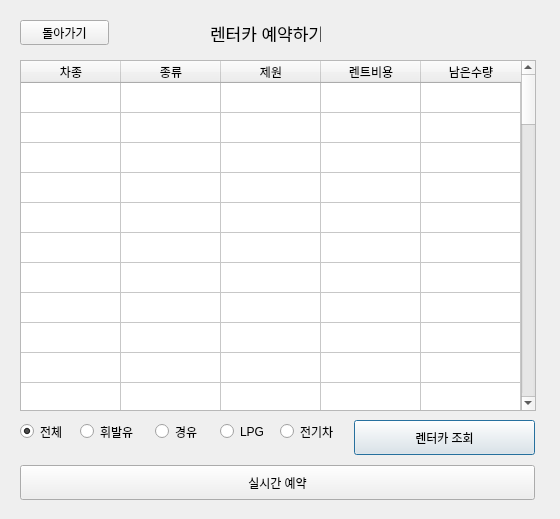
<?xml version="1.0" encoding="UTF-8"?>
<ui version="4.0">
 <class>rentacar</class>
 <widget class="QDialog" name="rentacar">
  <property name="geometry">
   <rect>
    <x>0</x>
    <y>0</y>
    <width>560</width>
    <height>519</height>
   </rect>
  </property>
  <property name="windowTitle">
   <string>둘이옵서예 렌터카 예약</string>
  </property>
  <widget class="QTableWidget" name="carlist">
   <property name="geometry">
    <rect>
     <x>20</x>
     <y>60</y>
     <width>516</width>
     <height>351</height>
    </rect>
   </property>
   <property name="rowCount">
    <number>65</number>
   </property>
   <attribute name="verticalHeaderVisible">
    <bool>false</bool>
   </attribute>
   <row/>
   <row/>
   <row/>
   <row/>
   <row/>
   <row/>
   <row/>
   <row/>
   <row/>
   <row/>
   <row/>
   <row/>
   <row/>
   <row/>
   <row/>
   <row/>
   <row/>
   <row/>
   <row/>
   <row/>
   <row/>
   <row/>
   <row/>
   <row/>
   <row/>
   <row/>
   <row/>
   <row/>
   <row/>
   <row/>
   <row/>
   <row/>
   <row/>
   <row/>
   <row/>
   <row/>
   <row/>
   <row/>
   <row/>
   <row/>
   <row/>
   <row/>
   <row/>
   <row/>
   <row/>
   <row/>
   <row/>
   <row/>
   <row/>
   <row/>
   <row/>
   <row/>
   <row/>
   <row/>
   <row/>
   <row/>
   <row/>
   <row/>
   <row/>
   <row/>
   <row/>
   <row/>
   <row/>
   <row/>
   <row/>
   <column>
    <property name="text">
     <string>차종</string>
    </property>
   </column>
   <column>
    <property name="text">
     <string>종류</string>
    </property>
   </column>
   <column>
    <property name="text">
     <string>제원</string>
    </property>
   </column>
   <column>
    <property name="text">
     <string>렌트비용</string>
    </property>
   </column>
   <column>
    <property name="text">
     <string>남은수량</string>
    </property>
   </column>
  </widget>
  <widget class="QRadioButton" name="all_btn">
   <property name="geometry">
    <rect>
     <x>20</x>
     <y>420</y>
     <width>61</width>
     <height>23</height>
    </rect>
   </property>
   <property name="text">
    <string>전체</string>
   </property>
   <property name="checked">
    <bool>true</bool>
   </property>
  </widget>
  <widget class="QRadioButton" name="gasoline_btn">
   <property name="geometry">
    <rect>
     <x>80</x>
     <y>420</y>
     <width>61</width>
     <height>23</height>
    </rect>
   </property>
   <property name="text">
    <string>휘발유</string>
   </property>
  </widget>
  <widget class="QRadioButton" name="desel_btn">
   <property name="geometry">
    <rect>
     <x>155</x>
     <y>420</y>
     <width>61</width>
     <height>23</height>
    </rect>
   </property>
   <property name="text">
    <string>경유</string>
   </property>
  </widget>
  <widget class="QRadioButton" name="gas_btn">
   <property name="geometry">
    <rect>
     <x>220</x>
     <y>420</y>
     <width>61</width>
     <height>23</height>
    </rect>
   </property>
   <property name="text">
    <string>LPG</string>
   </property>
  </widget>
  <widget class="QRadioButton" name="battery_btn">
   <property name="geometry">
    <rect>
     <x>280</x>
     <y>420</y>
     <width>61</width>
     <height>23</height>
    </rect>
   </property>
   <property name="text">
    <string>전기차</string>
   </property>
  </widget>
  <widget class="QPushButton" name="inquiry_btn">
   <property name="geometry">
    <rect>
     <x>354</x>
     <y>420</y>
     <width>181</width>
     <height>35</height>
    </rect>
   </property>
   <property name="styleSheet">
    <string notr="true">QPushButton:hover
{background-color:#333; color:#fff;}</string>
   </property>
   <property name="text">
    <string>렌터카 조회</string>
   </property>
  </widget>
  <widget class="QPushButton" name="reservation_btn">
   <property name="geometry">
    <rect>
     <x>20</x>
     <y>465</y>
     <width>515</width>
     <height>35</height>
    </rect>
   </property>
   <property name="styleSheet">
    <string notr="true">QPushButton:hover
{background-color:#333; color:#fff;}</string>
   </property>
   <property name="text">
    <string>실시간 예약</string>
   </property>
  </widget>
  <widget class="QPushButton" name="back_btn">
   <property name="geometry">
    <rect>
     <x>20</x>
     <y>20</y>
     <width>89</width>
     <height>25</height>
    </rect>
   </property>
   <property name="styleSheet">
    <string notr="true">QPushButton:hover
{background-color:#333; color:#fff;}</string>
   </property>
   <property name="text">
    <string>돌아가기</string>
   </property>
  </widget>
  <widget class="QLabel" name="label_3">
   <property name="geometry">
    <rect>
     <x>210</x>
     <y>25</y>
     <width>111</width>
     <height>17</height>
    </rect>
   </property>
   <property name="font">
    <font>
     <pointsize>13</pointsize>
    </font>
   </property>
   <property name="text">
    <string>렌터카 예약하기</string>
   </property>
  </widget>
 </widget>
 <resources/>
 <connections/>
</ui>
